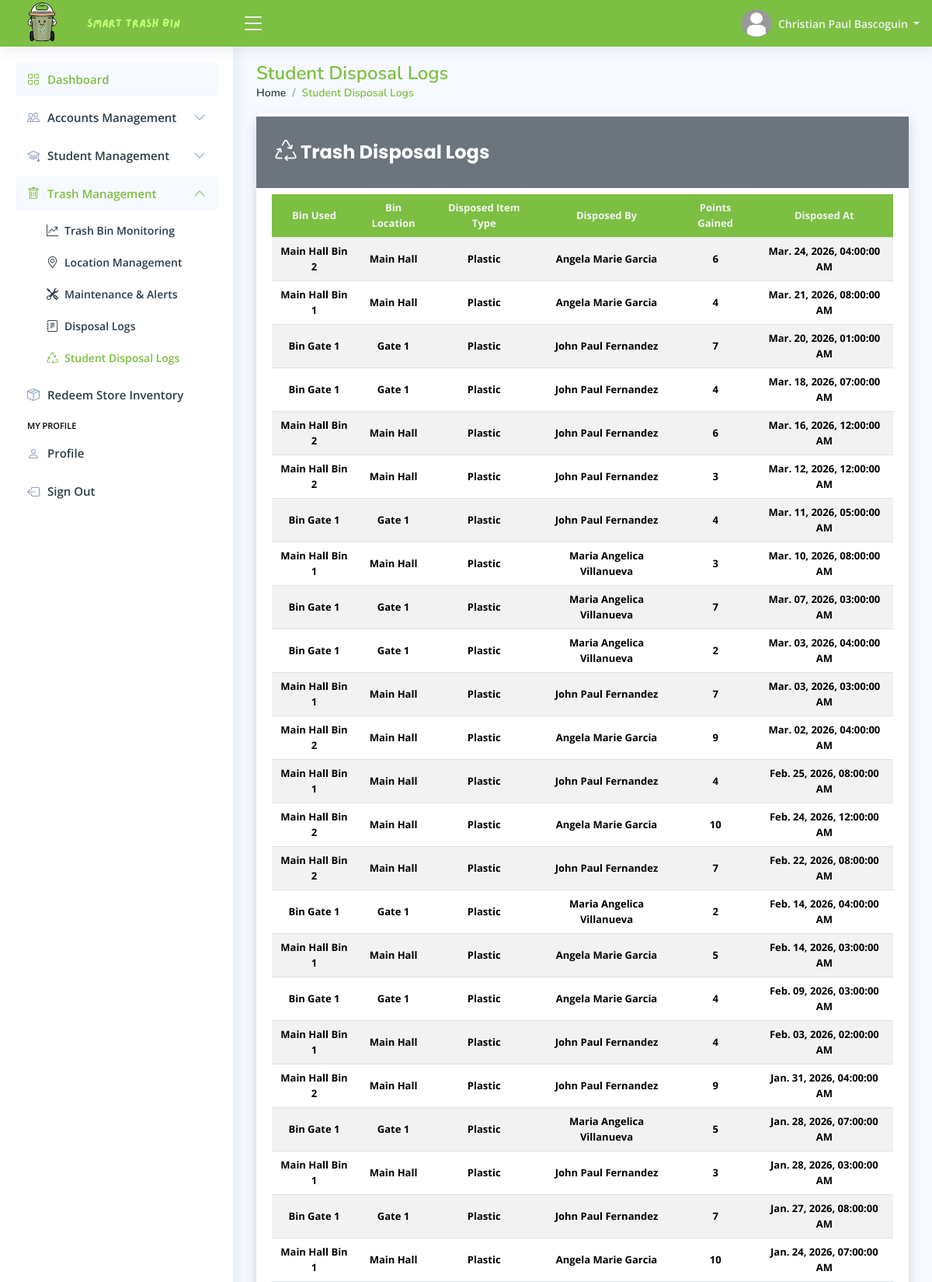
The page /pages/admin/home.php?page=student-disposal-logs (signed in, upper part) on the database its author committed.
### tables this page shows
CREATE TABLE `admin_profile_tbl` (
  `tbl_row_id` int(11) NOT NULL,
  `admin_id` int(11) NOT NULL,
  `profile_picture` varchar(255) DEFAULT NULL,
  `date_of_birth` date DEFAULT NULL,
  `gender` enum('Male','Female','Others') DEFAULT 'Others',
  `civil_status` enum('Single','Married','Divorced','Widowed') DEFAULT 'Single',
  `address` varchar(255) NOT NULL,
  `phone_number` varchar(50) NOT NULL,
  `facebook_link` varchar(255) NOT NULL,
  `updated_at` timestamp NOT NULL DEFAULT current_timestamp() ON UPDATE current_timestamp()
);

CREATE TABLE `admin_accounts_tbl` (
  `admin_id` int(11) NOT NULL,
  `first_name` varchar(100) NOT NULL,
  `middle_name` varchar(100) DEFAULT NULL,
  `last_name` varchar(100) NOT NULL,
  `email_address` varchar(150) NOT NULL,
  `admin_password` varchar(255) NOT NULL,
  `role` enum('Administrator') DEFAULT 'Administrator',
  `reset_password_token` varchar(255) DEFAULT NULL,
  `password_token_expiry` datetime DEFAULT NULL,
  `locked_account` enum('Yes','No') DEFAULT 'No',
  `created_at` timestamp NOT NULL DEFAULT current_timestamp(),
  `updated_at` timestamp NOT NULL DEFAULT current_timestamp() ON UPDATE current_timestamp()
);

CREATE TABLE `student_disposal_log_tbl` (
  `student_disposal_log_id` int(11) NOT NULL,
  `disposed_by` varchar(100) DEFAULT NULL,
  `bin_used` int(11) NOT NULL,
  `disposed_item_type` enum('Plastic','Metal') DEFAULT 'Plastic',
  `points_gained` int(11) DEFAULT 0,
  `disposed_at` timestamp NOT NULL DEFAULT current_timestamp() ON UPDATE current_timestamp()
);

CREATE TABLE `bins_tbl` (
  `bin_id` int(11) NOT NULL,
  `unique_bin_id` varchar(100) NOT NULL,
  `bin_name` varchar(255) NOT NULL,
  `bin_location` int(11) DEFAULT NULL,
  `plastic_fill_level` enum('0','25','50','75','100') DEFAULT '0',
  `metal_fill_level` enum('0','25','50','75','100') DEFAULT '0',
  `bin_status` enum('Active','Inactive') DEFAULT 'Active',
  `last_emptied` timestamp NULL DEFAULT NULL,
  `added_at` timestamp NOT NULL DEFAULT current_timestamp(),
  `updated_at` timestamp NOT NULL DEFAULT current_timestamp() ON UPDATE current_timestamp()
);

### config/format-data.config.php (called while the page is built, shortened)
<?php
    function format_timestamp($timestamp) {
        $formatted_timestamp = date("M. d, Y, h:i:s A", strtotime($timestamp));
        return $formatted_timestamp;
    }
?>

### pages/admin/pages/student-disposal-logs.php (the view, shortened to what this page needs)
<main id="main" class="main">
    <?php
        include_once "includes/pagetitle.php";
    ?>
    <section class="section">
        <div class="row">
            <div class="col-lg-12">
                <div class="card shadow">
                    <div class="d-flex justify-content-between align-items-center px-4 py-2 bg-secondary mb-2 mt-1">
                        <h5 class="card-title text-white custom-card-title fw-bold">
                            <i class="bi bi-recycle fs-3"></i>
                            Trash Disposal Logs
                        </h5>
                    </div>
                    <div class="card-body">
                        <div class="table-responsive">
                            <table class="table table-striped table-hover datatable custom-table">
                                <thead>
                                    <tr>
                                        <th scope="col"> Bin Used </th>
                                        <th scope="col"> Bin Location </th>
                                        <th scope="col"> Disposed Item Type </th>
                                        <th scope="col"> Disposed By </th>
                                        <th scope="col"> Points Gained </th>
                                        <th scope="col"> Disposed At </th>
                                    </tr>
                                </thead>
                                <tbody>
                                    <?php
                                    $fetch_disposal_logs = $conn->prepare("SELECT
                                                                            dt.*,
                                                                            bt.bin_name,
                                                                            COALESCE(lt.target_location, 'No Assigned Location') AS 'bin_loc',
                                                                            COALESCE(CONCAT(sa.first_name, ' ', sa.last_name), 'Student Not Found') AS 'student_name'
                                                                        FROM student_disposal_log_tbl dt
                                                                        LEFT JOIN bins_tbl bt
                                                                        ON dt.bin_used = bt.bin_id
                                                                        LEFT JOIN bin_locations_tbl lt
                                                                        ON bt.bin_location = lt.location_id
                                                                        LEFT JOIN student_accounts_tbl sa
                                                                        ON dt.disposed_by = sa.student_lrn
                                                                        ORDER BY dt.disposed_at DESC
                                                                        ");
                                    $fetch_disposal_logs->execute();
                                    if ($fetch_disposal_logs->rowCount() > 0) {
                                        while ($disposal_data = $fetch_disposal_logs->fetch()) {
                                    ?>
                                            <tr>
                                                <td class="fw-bold">
                                                    <?php echo htmlspecialchars($disposal_data["bin_name"]); ?>
                                                </td>
                                                <td class="fw-bold">
                                                    <?php echo htmlspecialchars($disposal_data["bin_loc"]); ?>
                                                </td>
                                                <td class="fw-bold">
                                                    <?php echo htmlspecialchars($disposal_data["disposed_item_type"]); ?>
                                                </td>
                                                <td class="fw-bold">
                                                    <?php echo htmlspecialchars($disposal_data["student_name"]); ?>
                                                </td>
                                                <td class="fw-bold">
                                                    <?php echo htmlspecialchars($disposal_data["points_gained"]); ?>
                                                </td>
                                                <td class="fw-bold">
                                                    <?php echo htmlspecialchars(format_timestamp($disposal_data["disposed_at"])); ?>
                                                </td>
                                            </tr>
                                        <?php
                                        }
                                    }
                                    ?>
                                </tbody>
                            </table>
                        </div>
                    </div>
                </div>
            </div>
        </div>
    </section>
</main>

### pages/includes/header.php (shortened to what this page needs)
<header id="header" class="header fixed-top d-flex align-items-center">
    <div class="d-flex align-items-center justify-content-between">
        <a href="home.php" class="logo d-flex align-items-center gap-0">
            <img src="../../assets/global/images/stb-logo.png" alt="Website Logo">
            <img src="../../assets/global/images/stb-name.png" alt="Website Logo">
        </a>
        <i class="bi bi-list toggle-sidebar-btn"></i>
    </div>
    <nav class="header-nav ms-auto">
        <ul class="d-flex align-items-center">
            <li class="nav-item dropdown pe-3">
                <a class="nav-link nav-profile d-flex align-items-center pe-0" href="#" data-bs-toggle="dropdown">
                    <img src="<?php echo htmlspecialchars($file_path . $profile_picture); ?>" alt="Profile Picture" class="rounded-circle" width="40" height="40">
                    <span class="d-none d-md-block dropdown-toggle ps-2"> <?php echo htmlspecialchars($first_name . " " . $last_name); ?> </span>
                </a>
            </li>
        </ul>
    </nav>
</header>

### assets/main/css/styles.css (style rules this page uses)
:root { scroll-behavior: smooth; }
body { font-family: "Open Sans", sans-serif; background: #f6f9ff; color: #444444; }
a { color: #4154f1; text-decoration: none; }
h1, h2, h3, h4, h5, h6 { font-family: "Nunito", sans-serif; }
#main { margin-top: 60px; padding: 20px 30px; transition: all 0.3s; }
.card { margin-bottom: 30px; border: none; border-radius: 5px; box-shadow: 0px 0 30px rgba(1, 41, 112, 0.1); }
.card-title { padding: 20px 0 15px 0; font-size: 18px; font-weight: 500; color: #2b3c49; font-family: "Poppins", sans-serif; }
.card-body { padding: 0 20px 20px 20px; }
.logo { line-height: 1; font-size: 2rem; color: #f2f2f2; font-weight: bold; }
@media (min-width: 1200px) { .logo { width: 280px; } }
.logo img { width: auto; max-height: 70px; margin: 12px 12px 12px 0; }
.header { transition: all 0.5s; z-index: 997; height: 60px; box-shadow: 0px 2px 20px rgba(1, 41, 112, 0.1); background-color: #7CBF42; padding-left: 20px; }
.header .toggle-sidebar-btn { font-size: 32px; padding-left: 10px; cursor: pointer; color: #f2f2f2; }
.header-nav ul { list-style: none; }
.header-nav>ul { margin: 0; padding: 0; }
.header-nav .nav-profile { color: #f2f2f2; }
.header-nav .nav-profile img { max-height: 36px; }
.header-nav .nav-profile span { font-size: 14px; font-weight: 600; }
@media (min-width: 1200px) { #main, #footer { margin-left: 300px; } }

### pages/admin/home.php (style rules this page uses)
.custom-table { cursor: pointer; }
.custom-table thead tr th { text-align: center; }
.custom-table thead tr th, .custom-table tr td { text-align: center; vertical-align: middle !important; }
.custom-table tr th { background-color: #7CBF42; height: 50px; color: #f2f2f2; }
.custom-card-title { font-size: 24px; }
.custom-table tr th, .custom-table tr td { font-size: 13px; }

### rows shown on the page
admin_profile_tbl: admin.last_name "Christian Paul Bascoguin"
student_disposal_log_tbl: bin_used.bin_name "Main Hall Bin 2", bin_loc "Main Hall", disposed_item_type "Plastic", student_name "Angela Marie Garcia", points_gained "6", disposed_at "Mar. 24, 2026, 04:00:00 AM"
student_disposal_log_tbl: bin_used.bin_name "Main Hall Bin 1", bin_loc "Main Hall", disposed_item_type "Plastic", student_name "Angela Marie Garcia", points_gained "4", disposed_at "Mar. 21, 2026, 08:00:00 AM"
student_disposal_log_tbl: bin_used.bin_name "Bin Gate 1", bin_loc "Gate 1", disposed_item_type "Plastic", student_name "John Paul Fernandez", points_gained "7", disposed_at "Mar. 20, 2026, 01:00:00 AM"
student_disposal_log_tbl: bin_used.bin_name "Bin Gate 1", bin_loc "Gate 1", disposed_item_type "Plastic", student_name "John Paul Fernandez", points_gained "4", disposed_at "Mar. 18, 2026, 07:00:00 AM"
student_disposal_log_tbl: bin_used.bin_name "Main Hall Bin 2", bin_loc "Main Hall", disposed_item_type "Plastic", student_name "John Paul Fernandez", points_gained "6", disposed_at "Mar. 16, 2026, 12:00:00 AM"
student_disposal_log_tbl: bin_used.bin_name "Main Hall Bin 2", bin_loc "Main Hall", disposed_item_type "Plastic", student_name "John Paul Fernandez", points_gained "3", disposed_at "Mar. 12, 2026, 12:00:00 AM"
student_disposal_log_tbl: bin_used.bin_name "Bin Gate 1", bin_loc "Gate 1", disposed_item_type "Plastic", student_name "John Paul Fernandez", points_gained "4", disposed_at "Mar. 11, 2026, 05:00:00 AM"
student_disposal_log_tbl: bin_used.bin_name "Main Hall Bin 1", bin_loc "Main Hall", disposed_item_type "Plastic", student_name "Maria Angelica Villanueva", points_gained "3", disposed_at "Mar. 10, 2026, 08:00:00 AM"
student_disposal_log_tbl: bin_used.bin_name "Bin Gate 1", bin_loc "Gate 1", disposed_item_type "Plastic", student_name "Maria Angelica Villanueva", points_gained "7", disposed_at "Mar. 07, 2026, 03:00:00 AM"
student_disposal_log_tbl: bin_used.bin_name "Bin Gate 1", bin_loc "Gate 1", disposed_item_type "Plastic", student_name "Maria Angelica Villanueva", points_gained "2", disposed_at "Mar. 03, 2026, 04:00:00 AM"
student_disposal_log_tbl: bin_used.bin_name "Main Hall Bin 1", bin_loc "Main Hall", disposed_item_type "Plastic", student_name "John Paul Fernandez", points_gained "7", disposed_at "Mar. 03, 2026, 03:00:00 AM"
student_disposal_log_tbl: bin_used.bin_name "Main Hall Bin 2", bin_loc "Main Hall", disposed_item_type "Plastic", student_name "Angela Marie Garcia", points_gained "9", disposed_at "Mar. 02, 2026, 04:00:00 AM"
student_disposal_log_tbl: bin_used.bin_name "Main Hall Bin 1", bin_loc "Main Hall", disposed_item_type "Plastic", student_name "John Paul Fernandez", points_gained "4", disposed_at "Feb. 25, 2026, 08:00:00 AM"
student_disposal_log_tbl: bin_used.bin_name "Main Hall Bin 2", bin_loc "Main Hall", disposed_item_type "Plastic", student_name "Angela Marie Garcia", points_gained "10", disposed_at "Feb. 24, 2026, 12:00:00 AM"
student_disposal_log_tbl: bin_used.bin_name "Main Hall Bin 2", bin_loc "Main Hall", disposed_item_type "Plastic", student_name "John Paul Fernandez", points_gained "7", disposed_at "Feb. 22, 2026, 08:00:00 AM"
student_disposal_log_tbl: bin_used.bin_name "Bin Gate 1", bin_loc "Gate 1", disposed_item_type "Plastic", student_name "Maria Angelica Villanueva", points_gained "2", disposed_at "Feb. 14, 2026, 04:00:00 AM"
student_disposal_log_tbl: bin_used.bin_name "Main Hall Bin 1", bin_loc "Main Hall", disposed_item_type "Plastic", student_name "Angela Marie Garcia", points_gained "5", disposed_at "Feb. 14, 2026, 03:00:00 AM"
student_disposal_log_tbl: bin_used.bin_name "Bin Gate 1", bin_loc "Gate 1", disposed_item_type "Plastic", student_name "Angela Marie Garcia", points_gained "4", disposed_at "Feb. 09, 2026, 03:00:00 AM"
student_disposal_log_tbl: bin_used.bin_name "Main Hall Bin 1", bin_loc "Main Hall", disposed_item_type "Plastic", student_name "John Paul Fernandez", points_gained "4", disposed_at "Feb. 03, 2026, 02:00:00 AM"
student_disposal_log_tbl: bin_used.bin_name "Main Hall Bin 2", bin_loc "Main Hall", disposed_item_type "Plastic", student_name "John Paul Fernandez", points_gained "9", disposed_at "Jan. 31, 2026, 04:00:00 AM"
student_disposal_log_tbl: bin_used.bin_name "Bin Gate 1", bin_loc "Gate 1", disposed_item_type "Plastic", student_name "Maria Angelica Villanueva", points_gained "5", disposed_at "Jan. 28, 2026, 07:00:00 AM"
student_disposal_log_tbl: bin_used.bin_name "Main Hall Bin 1", bin_loc "Main Hall", disposed_item_type "Plastic", student_name "John Paul Fernandez", points_gained "3", disposed_at "Jan. 28, 2026, 03:00:00 AM"
student_disposal_log_tbl: bin_used.bin_name "Bin Gate 1", bin_loc "Gate 1", disposed_item_type "Plastic", student_name "John Paul Fernandez", points_gained "7", disposed_at "Jan. 27, 2026, 08:00:00 AM"
student_disposal_log_tbl: bin_used.bin_name "Main Hall Bin 1", bin_loc "Main Hall", disposed_item_type "Plastic", student_name "Angela Marie Garcia", points_gained "10", disposed_at "Jan. 24, 2026, 07:00:00 AM"

### other values the page prints
$page_titles[$page_name] "Student Disposal Logs"
